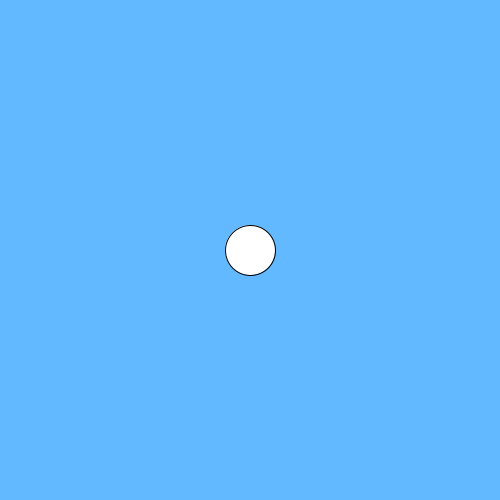
Frame 1 (no input)
Frame 60 (the mouse pressed at the canvas centre just before this capture): identical to frame 1, image omitted
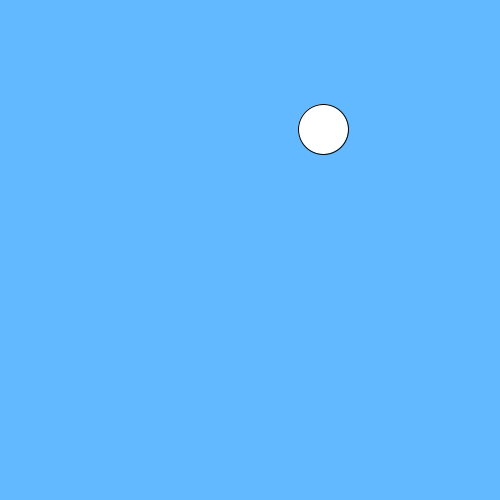
Frame 120 (the mouse held since frame 60 and released just before this capture)

The Processing sketch that drew these frames (run headless with seeded random() and noise(); from frame 60 on, the mouse is pressed at the canvas centre):

// Processing sketch: slippery_dot
// ── slippery_dot.pde

 // Make a slippery dot. When you click on the dot it will slide to a new location.
 
 
 // 1. Create three integer variables to represent the x, y, and the size of the ellipse
       int x = 250;
       int y = 250;
       int size= 50;
    void setup() {
      // 2. Set the size of your sketch
    size(500,500);
    }
    
    void draw() {
    background(98,185,255);
      // 3. Set the background color of your sketch
      
      // 4. Draw an ellipse using the variables created at the top of the sketch for the location and size of your ellipse. 
      //    Make sure it fits in the window. Change the variables if it does not.
ellipse(x,y,size,size);
    
    }
    
    /******** This method gets called automatically when you press the mouse ************/
    void mousePressed() {
      //5. Create an integer variable called distance
      int distance;
      //6. The getDistanceFromMouse() method below returns a number.
      //   Set the value of your distance variable to the value returned by the getDistance method
      //   You will need to pass the x and y location of your ellipse to this method.
        distance=getDistanceFromMouse(x,y);
          
      //7.  Use an if statement to check if your distance variable is < the radius of the ellipse
      //    If it is, make a new x AND y for the ellipse, for a new random location on the window
      //    Hint: Use code like this      x = (int) random(width);
       if(distance<size/2){
   x= (int) random(width);
      y=(int) random(height);
       }
    }
    
    /********  This method gives you the number of pixels between the mouse and the x,y point ***********/
    int getDistanceFromMouse(int x, int y) {
      return (int)Math.sqrt(Math.pow((mouseX-x),2) + Math.pow((mouseY-y),2));
    }
